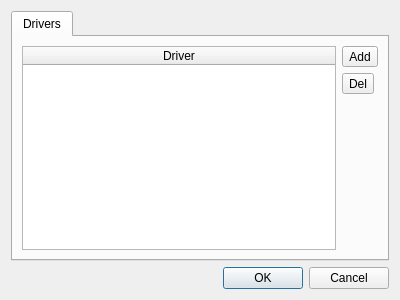
<?xml version="1.0" encoding="UTF-8"?>
<ui version="4.0">
 <class>SettingsDialog</class>
 <widget class="QDialog" name="SettingsDialog">
  <property name="geometry">
   <rect>
    <x>0</x>
    <y>0</y>
    <width>400</width>
    <height>300</height>
   </rect>
  </property>
  <property name="windowTitle">
   <string>Dialog</string>
  </property>
  <layout class="QGridLayout" name="gridLayout">
   <item row="1" column="0">
    <widget class="QDialogButtonBox" name="actions">
     <property name="orientation">
      <enum>Qt::Horizontal</enum>
     </property>
     <property name="standardButtons">
      <set>QDialogButtonBox::Cancel|QDialogButtonBox::Ok</set>
     </property>
    </widget>
   </item>
   <item row="0" column="0">
    <widget class="QTabWidget" name="tabWidget">
     <property name="currentIndex">
      <number>0</number>
     </property>
     <widget class="QWidget" name="tab">
      <attribute name="title">
       <string>Drivers</string>
      </attribute>
      <layout class="QGridLayout" name="gridLayout_2">
       <item row="0" column="0" rowspan="2">
        <widget class="QTableWidget" name="driverTable">
         <property name="selectionMode">
          <enum>QAbstractItemView::SingleSelection</enum>
         </property>
         <property name="selectionBehavior">
          <enum>QAbstractItemView::SelectRows</enum>
         </property>
         <property name="sortingEnabled">
          <bool>true</bool>
         </property>
         <attribute name="horizontalHeaderStretchLastSection">
          <bool>true</bool>
         </attribute>
         <column>
          <property name="text">
           <string>Driver</string>
          </property>
         </column>
        </widget>
       </item>
       <item row="0" column="1">
        <layout class="QVBoxLayout" name="verticalLayout">
         <item>
          <widget class="QToolButton" name="addDriverBtn">
           <property name="text">
            <string>Add</string>
           </property>
          </widget>
         </item>
         <item>
          <widget class="QToolButton" name="delDriverBtn">
           <property name="text">
            <string>Del</string>
           </property>
          </widget>
         </item>
        </layout>
       </item>
       <item row="1" column="1">
        <spacer name="verticalSpacer">
         <property name="orientation">
          <enum>Qt::Vertical</enum>
         </property>
         <property name="sizeHint" stdset="0">
          <size>
           <width>20</width>
           <height>147</height>
          </size>
         </property>
        </spacer>
       </item>
      </layout>
     </widget>
    </widget>
   </item>
  </layout>
 </widget>
 <resources/>
 <connections>
  <connection>
   <sender>actions</sender>
   <signal>accepted()</signal>
   <receiver>SettingsDialog</receiver>
   <slot>accept()</slot>
   <hints>
    <hint type="sourcelabel">
     <x>248</x>
     <y>254</y>
    </hint>
    <hint type="destinationlabel">
     <x>157</x>
     <y>274</y>
    </hint>
   </hints>
  </connection>
  <connection>
   <sender>actions</sender>
   <signal>rejected()</signal>
   <receiver>SettingsDialog</receiver>
   <slot>reject()</slot>
   <hints>
    <hint type="sourcelabel">
     <x>316</x>
     <y>260</y>
    </hint>
    <hint type="destinationlabel">
     <x>286</x>
     <y>274</y>
    </hint>
   </hints>
  </connection>
 </connections>
</ui>
